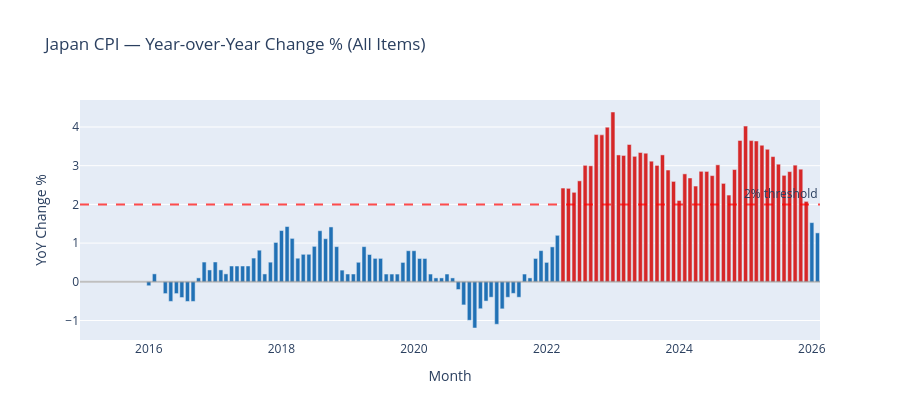

The notebook cell this image was saved under:
### Code cell
# Calculate YoY change for All items
cpi_all = cpi_modern[cpi_modern["item_name"] == "All items"].copy()
cpi_all = cpi_all.sort_values("date")
cpi_all["yoy_change"] = cpi_all["cpi_value"].pct_change(12) * 100

fig2 = go.Figure()

colors = ["#d62728" if v > 2 else "#2171b5"
          for v in cpi_all["yoy_change"].fillna(0)]

fig2.add_trace(go.Bar(
    x=cpi_all["date"],
    y=cpi_all["yoy_change"],
    marker_color=colors,
    name="YoY inflation %"
))

fig2.add_hline(
    y=2, line_dash="dash", line_color="red",
    annotation_text="2% threshold",
    opacity=0.7
)

fig2.add_hline(y=0, line_color="gray", opacity=0.5)

fig2.update_layout(
    title="Japan CPI — Year-over-Year Change % (All Items)",
    xaxis_title="Month",
    yaxis_title="YoY Change %",
    height=420
)
fig2.show()

# Key stats
post2022 = cpi_all[cpi_all["date"] >= "2022-01-01"]
print(f"Avg YoY inflation 2022-2026: {post2022['yoy_change'].mean():.2f}%")
print(f"Peak inflation: {cpi_all['yoy_change'].max():.2f}% "
      f"({cpi_all.loc[cpi_all['yoy_change'].idxmax(), 'date'].strftime('%b %Y')})")

### Figure 1 — Plotly figure (JSON) as saved in the notebook; plotly's stock layout.template omitted (floating-point values rounded to 4 significant figures; data arrays with more than 128 entries replaced by an {"elided": "..."} marker saying what was removed)
{"data": [{"marker": {"color": {"elided": "134 str values"}}, "name": "YoY inflation %", "type": "bar", "x": {"elided": "134 str values"}, "y": {"elided": "134 float values"}}], "layout": {"annotations": [{"showarrow": false, "text": "2% threshold", "x": 1, "xanchor": "right", "xref": "x domain", "y": 2, "yanchor": "bottom", "yref": "y"}], "height": 420, "shapes": [{"line": {"color": "red", "dash": "dash"}, "opacity": 0.7, "type": "line", "x0": 0, "x1": 1, "xref": "x domain", "y0": 2, "y1": 2, "yref": "y"}, {"line": {"color": "gray"}, "opacity": 0.5, "type": "line", "x0": 0, "x1": 1, "xref": "x domain", "y0": 0, "y1": 0, "yref": "y"}], "title": {"text": "Japan CPI — Year-over-Year Change % (All Items)"}, "xaxis": {"title": {"text": "Month"}}, "yaxis": {"title": {"text": "YoY Change %"}}}}
